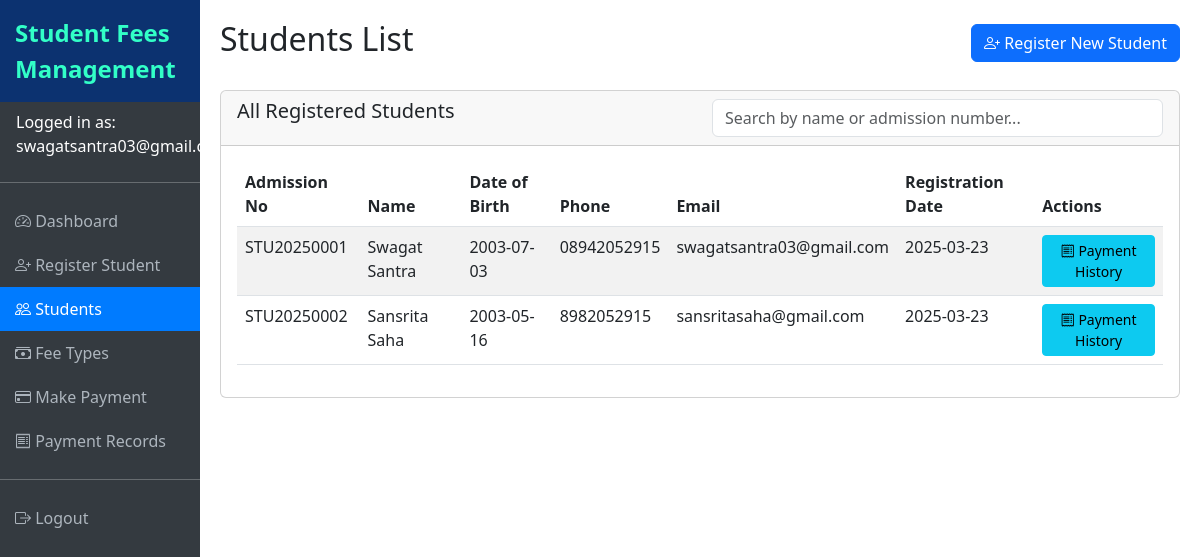
Page /students (signed in) on the committed database.
### models.py (models this page shows, shortened)
class User(db.Model, UserMixin):
    __tablename__ = 'users'
    id = db.Column(db.Integer, primary_key=True)
    username = db.Column(db.String(64), unique=True, nullable=False)
    email = db.Column(db.String(120), unique=True, nullable=False)
    password_hash = db.Column(db.String(128))
    role = db.Column(db.String(20), default='staff')  # admin, staff, student

class Student(db.Model):
    __tablename__ = 'students'
    id = db.Column(db.Integer, primary_key=True)
    admission_no = db.Column(db.String(20), unique=True, nullable=False)
    name = db.Column(db.String(100), nullable=False)
    date_of_birth = db.Column(db.Date, nullable=False)
    phone_no = db.Column(db.String(20), nullable=False)
    email = db.Column(db.String(120), unique=True, nullable=False)
    registration_date = db.Column(db.DateTime, default=datetime.utcnow)
    user_id = db.Column(db.Integer, db.ForeignKey('users.id'))
    payments = db.relationship('Payment', backref='student', lazy=True)

### app.py (the view)
@app.route('/students')
@login_required
def students_list():
    students = Student.query.all()
    return render_template('students_list.html', students=students)

### app.py (called while the page is built)
@login_manager.user_loader
def load_user(user_id):
    return User.query.get(int(user_id))

@app.before_request
def create_tables():
    db.create_all()
    admin = User.query.filter_by(username='admin').first()
    if not admin:
        admin = User(username='admin', email='admin@example.com', role='admin')
        admin.set_password('admin123')
        db.session.add(admin)
        db.session.commit()

### templates/students_list.html (shortened to what this page needs)
{% extends 'base.html' %}
{% block content %}
<div class="d-flex justify-content-between align-items-center mb-4">
    <h2>Students List</h2>
    <a href="{{ url_for('register_student') }}" class="btn btn-primary">
        <i class="bi bi-person-plus"></i> Register New Student
    </a>
</div>
<div class="card">
    <div class="card-header">
        <div class="row">
            <div class="col-md-6">
                <h5 class="card-title mb-0">All Registered Students</h5>
            </div>
            <div class="col-md-6">
                <input type="text" id="searchInput" class="form-control" placeholder="Search by name or admission number...">
            </div>
        </div>
    </div>
    <div class="card-body">
        <div class="table-responsive">
            <table class="table table-striped table-hover" id="studentsTable">
                <thead>
                    <tr>
                        <th>Admission No</th>
                        <th>Name</th>
                        <th>Date of Birth</th>
                        <th>Phone</th>
                        <th>Email</th>
                        <th>Registration Date</th>
                        <th>Actions</th>
                    </tr>
                </thead>
                <tbody>
                    {% for student in students %}
                    <tr>
                        <td>{{ student.admission_no }}</td>
                        <td>{{ student.name }}</td>
                        <td>{{ student.date_of_birth.strftime('%Y-%m-%d') }}</td>
                        <td>{{ student.phone_no }}</td>
                        <td>{{ student.email }}</td>
                        <td>{{ student.registration_date.strftime('%Y-%m-%d') }}</td>
                        <td>
                            <a href="{{ url_for('payment_status', student_id=student.id) }}" class="btn btn-sm btn-info">
                                <i class="bi bi-receipt"></i> Payment History
                            </a>
                        </td>
                    </tr>
                    {% endfor %}
                </tbody>
            </table>
        </div>
    </div>
</div>
{% endblock %}

### templates/base.html (shortened to what this page needs)
<!DOCTYPE html>
<html lang="en">
<head>
    <link href="https://cdn.jsdelivr.net/npm/bootstrap@5.3.0-alpha1/dist/css/bootstrap.min.css" rel="stylesheet">
    <link rel="stylesheet" href="https://cdn.jsdelivr.net/npm/bootstrap-icons@1.10.3/font/bootstrap-icons.css">
</head>
<body>
    {% if current_user.is_authenticated %}
    <div class="container-fluid">
        <div class="row">
            <div class="col-md-2 p-0 sidebar">
                <div class="system-title">
                    Student Fees Management
                </div>
                <div class="py-2 px-3">
                    Logged in as: {{ current_user.username }}
                </div>
                <hr>
                <a href="{{ url_for('dashboard') }}" class="{{ 'active' if request.endpoint == 'dashboard' else '' }}">
                    <i class="bi bi-speedometer2"></i> Dashboard
                </a>
                <a href="{{ url_for('register_student') }}" class="{{ 'active' if request.endpoint == 'register_student' else '' }}">
                    <i class="bi bi-person-plus"></i> Register Student
                </a>
                <a href="{{ url_for('students_list') }}" class="{{ 'active' if request.endpoint == 'students_list' else '' }}">
                    <i class="bi bi-people"></i> Students
                </a>
                <a href="{{ url_for('fee_types') }}" class="{{ 'active' if request.endpoint == 'fee_types' else '' }}">
                    <i class="bi bi-cash-stack"></i> Fee Types
                </a>
                <a href="{{ url_for('make_payment') }}" class="{{ 'active' if request.endpoint == 'make_payment' else '' }}">
                    <i class="bi bi-credit-card"></i> Make Payment
                </a>
                <a href="{{ url_for('payments_list') }}" class="{{ 'active' if request.endpoint == 'payments_list' else '' }}">
                    <i class="bi bi-receipt"></i> Payment Records
                </a>
                <hr>
                <a href="{{ url_for('logout') }}">
                    <i class="bi bi-box-arrow-right"></i> Logout
                </a>
            </div>
            <div class="col-md-10 content">
                {% block content %}{% endblock %}
            </div>
        </div>
    </div>
    {% endif %}
</body>
</html>

### templates/base.html (style rules this page uses)
.sidebar { height: 100vh; background-color: #343a40; color: white; }
.sidebar a { color: #adb5bd; text-decoration: none; padding: 10px 15px; display: block; }
.sidebar a.active { background-color: #007bff; color: white; }
.content { padding: 20px; }
.system-title { background-color: #0c3270; color: #32ffc7; padding: 15px; font-weight: bold; font-size: 1.5rem; }

### rows in the picture
User: username "swagatsantra03@gmail.com"
Student: admission_no "STU20250001", name "Swagat Santra", date_of_birth "2003-07-03", phone_no "08942052915", email "swagatsantra03@gmail.com", registration_date "2025-03-23"
Student: admission_no "STU20250002", name "Sansrita Saha", date_of_birth "2003-05-16", phone_no "8982052915", email "sansritasaha@gmail.com", registration_date "2025-03-23"
